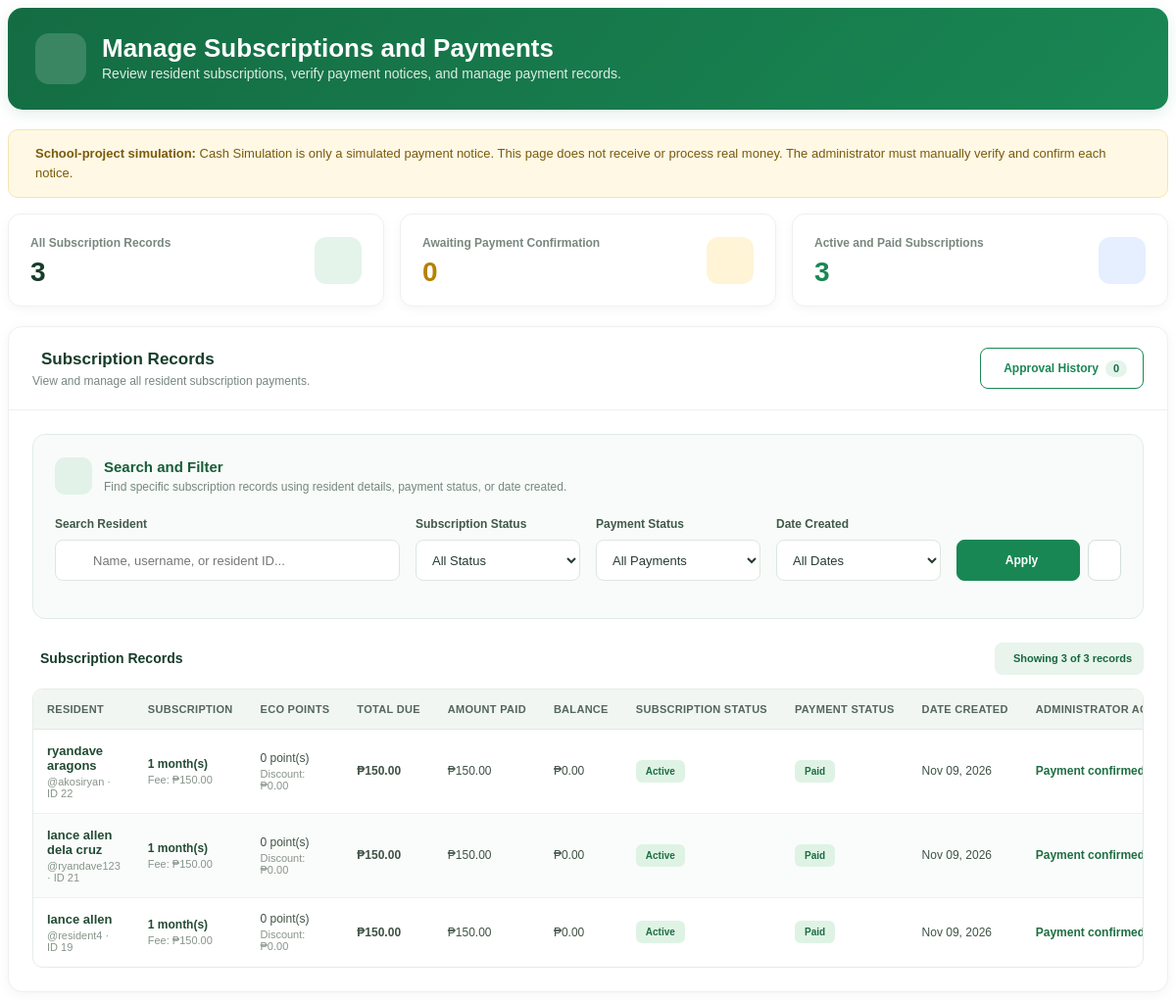
Page /wastesystem_/admin/subscriptions/index.php (signed in) on the committed database.
### tables this page shows
CREATE TABLE `subscriptions` (
  `id` int(11) NOT NULL,
  `user_id` int(11) NOT NULL,
  `service_fee` decimal(10,2) NOT NULL DEFAULT 150.00,
  `months` int(11) NOT NULL DEFAULT 1,
  `original_amount` decimal(10,2) NOT NULL DEFAULT 150.00,
  `points_redeemed` int(11) NOT NULL DEFAULT 0,
  `discount_amount` decimal(10,2) NOT NULL DEFAULT 0.00,
  `total_amount` decimal(10,2) NOT NULL DEFAULT 150.00,
  `amount_paid` decimal(10,2) NOT NULL DEFAULT 0.00,
  `balance_due` decimal(10,2) NOT NULL DEFAULT 150.00,
  `subscription_status` varchar(50) NOT NULL DEFAULT 'Pending Approval',
  `payment_status` varchar(50) NOT NULL DEFAULT 'Unpaid',
  `created_at` timestamp NOT NULL DEFAULT current_timestamp()
);

CREATE TABLE `users` (
  `id` int(11) NOT NULL,
  `fullname` varchar(255) NOT NULL,
  `users` varchar(255) NOT NULL,
  `password` varchar(255) NOT NULL,
  `role` varchar(11) NOT NULL,
  `email` varchar(255) DEFAULT NULL,
  `email_verified` tinyint(1) NOT NULL DEFAULT 0,
  `email_verified_at` datetime DEFAULT NULL,
  `address` varchar(500) NOT NULL
);

### wastesystem_/admin/subscriptions/index.php (the view, shortened to what the rows shown need)
<?php
require_once __DIR__ . '/../../config/database.php';
$conn->set_charset('utf8mb4');
function subEscape($value): string
{
    return htmlspecialchars((string)($value ?? ''), ENT_QUOTES, 'UTF-8');
}
function subPeso($amount): string
{
    return '₱' . number_format((float)$amount, 2);
}
$moduleAction = $_SERVER['PHP_SELF'];
$routeParams = [];
$resetUrl = $moduleAction;
$list_sql = "
    SELECT
        s.id,
        s.user_id,
        u.fullname,
        u.users AS username,
        s.service_fee,
        s.months,
        s.original_amount,
        s.points_redeemed,
        s.discount_amount,
        s.total_amount,
        s.amount_paid,
        s.balance_due,
        s.subscription_status,
        s.payment_status,
        s.created_at
    FROM subscriptions AS s
    INNER JOIN users AS u
        ON u.id = s.user_id
    ORDER BY
        CASE
            WHEN s.payment_status = 'Pending Confirmation' THEN 0
            WHEN s.subscription_status = 'Pending Approval' THEN 1
            ELSE 2
        END,
        s.created_at DESC
";
$result = $conn->query($list_sql);
$all_rows = [];
while ($row = $result->fetch_assoc()) {
    $all_rows[] = $row;
}
$search = isset($_GET['search']) && is_string($_GET['search'])
    ? trim($_GET['search']) : '';
$subscription_filter = isset($_GET['subscription_status']) &&
    is_string($_GET['subscription_status'])
    ? $_GET['subscription_status'] : 'all';
$payment_filter = isset($_GET['payment_status']) &&
    is_string($_GET['payment_status'])
    ? $_GET['payment_status'] : 'all';
$date_filter = isset($_GET['date_filter']) &&
    is_string($_GET['date_filter'])
    ? $_GET['date_filter'] : 'all';
$start_date = isset($_GET['start_date']) && is_string($_GET['start_date'])
    ? $_GET['start_date'] : '';
$end_date = isset($_GET['end_date']) && is_string($_GET['end_date'])
    ? $_GET['end_date'] : '';
function subValidDate(string $date): bool
{
    $dateObj = DateTime::createFromFormat('!Y-m-d', $date);
    return $dateObj &&
        $dateObj->format('Y-m-d') === $date;
}
if (!subValidDate($start_date)) {
    $start_date = '';
}
if (!subValidDate($end_date)) {
    $end_date = '';
}
$rows = array_values(array_filter(
    $all_rows,
    function ($row) use (
        $search,
        $subscription_filter,
        $payment_filter,
        $date_filter,
        $start_date,
        $end_date
    ) {
        if ($search !== '') {
            $search_match =
                stripos((string)$row['fullname'], $search) !== false ||
                stripos((string)$row['username'], $search) !== false ||
                stripos((string)$row['user_id'], $search) !== false;
            if (!$search_match) {
                return false;
            }
        }
        if (
            $subscription_filter !== 'all' &&
            $row['subscription_status'] !== $subscription_filter
        ) {
            return false;
        }
        if (
            $payment_filter !== 'all' &&
            $row['payment_status'] !== $payment_filter
        ) {
            return false;
        }
        $created_date = date('Y-m-d', strtotime($row['created_at']));
        if ($date_filter === 'today') {
            if ($created_date !== date('Y-m-d')) {
                return false;
            }
        } elseif ($date_filter === 'week') {
            $week_start = date('Y-m-d', strtotime('monday this week'));
            $week_end = date('Y-m-d', strtotime('sunday this week'));
            if (
                $created_date < $week_start ||
                $created_date > $week_end
            ) {
                return false;
            }
        } elseif ($date_filter === 'month') {
            if (date('Y-m', strtotime($created_date)) !== date('Y-m')) {
                return false;
            }
        } elseif ($date_filter === 'custom') {
            if ($start_date !== '' && $created_date < $start_date) {
                return false;
            }
            if ($end_date !== '' && $created_date > $end_date) {
                return false;
            }
        }
        return true;
    }
));
?>
<div class="subs">
    <div class="subs-header">
        <div>
            <h2 class="subs-title">Manage Subscriptions and Payments</h2>
        </div>
    </div>
    <div class="subs-card">
        <div class="subs-card-body">
            <?php if (empty($rows)): ?>
                <div class="subs-empty">
                    <i class="fas fa-magnifying-glass"></i>
                    <h4>No Subscription Records Found</h4>
                    <p>No records matched your search or selected filters.</p>
                    <a href="<?= subEscape($resetUrl) ?>" class="subs-btn outline sm">
                        <i class="fas fa-rotate-left"></i>
                        Clear Filters
                    </a>
                </div>
            <?php else: ?>
                <div class="subs-table-wrap">
                    <table class="subs-table">
                        <thead>
                            <tr>
                                <th>Resident</th>
                                <th>Subscription</th>
                                <th>Eco Points</th>
                                <th>Total Due</th>
                                <th>Amount Paid</th>
                                <th>Balance</th>
                                <th>Subscription Status</th>
                                <th>Payment Status</th>
                                <th>Date Created</th>
                                <th style="min-width:190px;">Administrator Action</th>
                            </tr>
                        </thead>
                        <tbody>
                        <?php foreach ($rows as $row): ?>
                            <?php
                            $payment_status = $row['payment_status'];
                            $subscription_status = $row['subscription_status'];
                            $payment_badge = 'gray';
                            if ($payment_status === 'Paid') {
                                $payment_badge = 'green';
                            } elseif ($payment_status === 'Pending Confirmation') {
                                $payment_badge = 'yellow';
                            } elseif ($payment_status === 'Unpaid') {
                                $payment_badge = 'red';
                            }
                            $subscription_badge = $subscription_status === 'Active'
                                ? 'green'
                                : 'gray';
                            ?>
                            <tr>
                                <td>
                                    <div class="subs-name"><?= subEscape($row['fullname']) ?></div>
                                    <span class="subs-sub">
                                        @<?= subEscape($row['username']) ?>
                                        · ID <?= (int)$row['user_id'] ?>
                                    </span>
                                </td>
                                <td>
                                    <span class="subs-strong"><?= (int)$row['months'] ?> month(s)</span>
                                    <span class="subs-sub">
                                        Fee: <?= subPeso($row['service_fee']) ?>
                                    </span>
                                </td>
                                <td>
                                    <?= number_format((int)$row['points_redeemed']) ?> point(s)
                                    <span class="subs-sub">
                                        Discount: <?= subPeso($row['discount_amount']) ?>
                                    </span>
                                </td>
                                <td class="subs-strong subs-nowrap">
                                    <?= subPeso($row['total_amount']) ?>
                                </td>
                                <td class="subs-nowrap">
                                    <?= subPeso($row['amount_paid']) ?>
                                </td>
                                <td class="subs-nowrap">
                                    <?= subPeso($row['balance_due']) ?>
                                </td>
                                <td>
                                    <span class="subs-badge <?= $subscription_badge ?>">
                                        <?= subEscape($subscription_status) ?>
                                    </span>
                                </td>
                                <td>
                                    <span class="subs-badge <?= $payment_badge ?>">
                                        <?= subEscape($payment_status) ?>
                                    </span>
                                </td>
                                <td class="subs-nowrap">
                                    <?= subEscape(date('M d, Y', strtotime($row['created_at']))) ?>
                                </td>
                                <td>
                                    <?php if (
                                        $payment_status === 'Pending Confirmation' &&
                                        $subscription_status === 'Pending Approval'
                                    ): ?>
                                        <div class="subs-actions">
                                            <form
                                                method="POST"
                                                action="<?= subEscape($moduleAction) ?>"
                                                onsubmit="return confirm('Confirm this simulated cash payment and activate the subscription?');"
                                            >
                                                <?php foreach ($routeParams as $key => $value): ?>
                                                    <input
                                                        type="hidden"
                                                        name="<?= subEscape($key) ?>"
                                                        value="<?= subEscape($value) ?>"
                                                    >
                                                <?php endforeach; ?>
                                                <input
                                                    type="hidden"
                                                    name="csrf_token"
                                                    value="<?= subEscape($_SESSION['subscription_admin_csrf']) ?>"
                                                >
                                                <input
                                                    type="hidden"
                                                    name="subscription_id"
                                                    value="<?= (int)$row['id'] ?>"
                                                >
                                                <input type="hidden" name="action" value="confirm">
                                                <button type="submit" class="subs-btn primary sm">
                                                    <i class="fas fa-circle-check"></i>
                                                    Confirm
                                                </button>
                                            </form>
                                            <form
                                                method="POST"
                                                action="<?= subEscape($moduleAction) ?>"
                                                onsubmit="return confirm('Reject this payment notice? Its payment status will return to Unpaid.');"
                                            >
                                                <?php foreach ($routeParams as $key => $value): ?>
                                                    <input
                                                        type="hidden"
                                                        name="<?= subEscape($key) ?>"
                                                        value="<?= subEscape($value) ?>"
                                                    >
                                                <?php endforeach; ?>
                                                <input
                                                    type="hidden"
                                                    name="csrf_token"
                                                    value="<?= subEscape($_SESSION['subscription_admin_csrf']) ?>"
                                                >
                                                <input
                                                    type="hidden"
                                                    name="subscription_id"
                                                    value="<?= (int)$row['id'] ?>"
                                                >
                                                <input type="hidden" name="action" value="reject">
                                                <button type="submit" class="subs-btn danger-outline sm">
                                                    <i class="fas fa-circle-xmark"></i>
                                                    Reject
                                                </button>
                                            </form>
                                        </div>
                                    <?php elseif (
                                        $subscription_status === 'Active' &&
                                        $payment_status === 'Paid'
                                    ): ?>
                                        <span class="subs-done">
                                            Payment confirmed
                                        </span>
                                    <?php else: ?>
                                        <span class="subs-none">No action available</span>
                                    <?php endif; ?>
                                </td>
                            </tr>
                        <?php endforeach; ?>
                        </tbody>
                    </table>
                </div>
            <?php endif; ?>
        </div>
    </div>
</div>

### rows in the picture
subscriptions: user.fullname "ryandave aragons", user.users "akosiryan", user "22", months "1", service_fee "₱150.00", points_redeemed "0", discount_amount "₱0.00", total_amount "₱150.00", amount_paid "₱150.00", balance_due "₱0.00", subscription_status "Active", payment_status "Paid", created_at "Nov 09, 2026", shows "Payment confirmed"
subscriptions: user.fullname "lance allen dela cruz", user.users "ryandave123", user "21", months "1", service_fee "₱150.00", points_redeemed "0", discount_amount "₱0.00", total_amount "₱150.00", amount_paid "₱150.00", balance_due "₱0.00", subscription_status "Active", payment_status "Paid", created_at "Nov 09, 2026", shows "Payment confirmed"
subscriptions: user.fullname "lance allen", user.users "resident4", user "19", months "1", service_fee "₱150.00", points_redeemed "0", discount_amount "₱0.00", total_amount "₱150.00", amount_paid "₱150.00", balance_due "₱0.00", subscription_status "Active", payment_status "Paid", created_at "Nov 09, 2026", shows "Payment confirmed"

### other values in the picture
$total_records "3"
$pending_confirmations "0"
$active_subscriptions "3"
$history_count "0"
$filtered_records "3"
